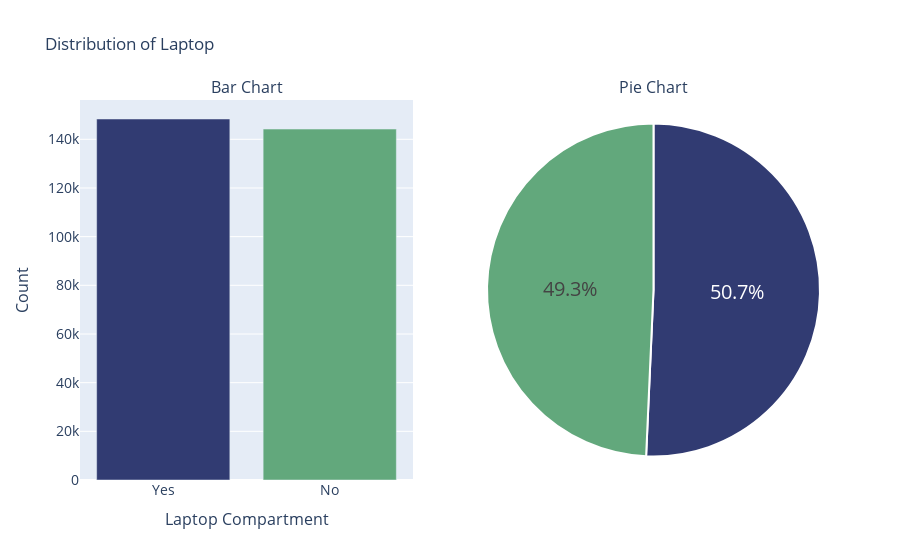

The code cell stored with this chart in its notebook:
### Code cell
colors = ['#313B72','#62A87C']

labels = train_df['Laptop Compartment'].value_counts().index
values = train_df['Laptop Compartment'].value_counts()

# create pie chart 
pie_chart =  go.Figure(go.Pie(labels=labels,values=values))
pie_chart.update_traces(hoverinfo='label+value',textinfo='percent', textfont_size=20,
                        marker=dict(colors=colors,line=dict(color='#ffffff', width=2)))

# creat bar chart
bar_chart=go.Figure(go.Bar(x=labels, y=values,marker_color=colors))

# create subplots
fig=sp.make_subplots(rows=1,cols=2,column_width=[0.5,0.5], specs = [[{'type':'bar'},{'type':'pie'}]],
                    subplot_titles=('Bar Chart','Pie Chart'))

# Add charts to subplots
fig.add_trace(bar_chart.data[0], row=1, col=1)
fig.add_trace(pie_chart.data[0], row=1, col=2)

# update layout
fig.update_layout(showlegend=False,title_text='Distribution of Laptop',
                  xaxis=dict(title='Laptop Compartment', titlefont_size=16, tickfont_size=14),
                  yaxis=dict(title='Count', titlefont_size=16, tickfont_size=14),
                 )
# show subplots
fig.show()

### Figure 1 — Plotly figure (JSON) as saved in the notebook; plotly's stock layout.template omitted (floating-point values rounded to 4 significant figures)
{"data": [{"marker": {"color": ["#313B72", "#62A87C"]}, "type": "bar", "x": ["Yes", "No"], "xaxis": "x", "y": [148342, 144214], "yaxis": "y"}, {"domain": {"x": [0.55, 1], "y": [0, 1]}, "hoverinfo": "label+value", "labels": ["Yes", "No"], "marker": {"colors": ["#313B72", "#62A87C"], "line": {"color": "#ffffff", "width": 2}}, "textfont": {"size": 20}, "textinfo": "percent", "type": "pie", "values": [148342, 144214]}], "layout": {"annotations": [{"font": {"size": 16}, "showarrow": false, "text": "Bar Chart", "x": 0.225, "xanchor": "center", "xref": "paper", "y": 1, "yanchor": "bottom", "yref": "paper"}, {"font": {"size": 16}, "showarrow": false, "text": "Pie Chart", "x": 0.775, "xanchor": "center", "xref": "paper", "y": 1, "yanchor": "bottom", "yref": "paper"}], "showlegend": false, "title": {"text": "Distribution of Laptop"}, "xaxis": {"anchor": "y", "domain": [0, 0.45], "tickfont": {"size": 14}, "title": {"font": {"size": 16}, "text": "Laptop Compartment"}}, "yaxis": {"anchor": "x", "domain": [0, 1], "tickfont": {"size": 14}, "title": {"font": {"size": 16}, "text": "Count"}}}}
